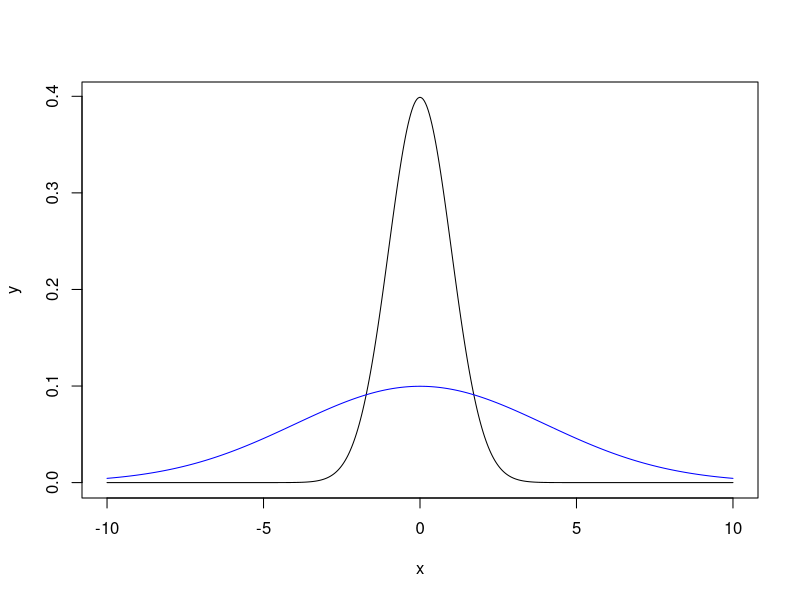

This figure's R source:
## ---- chunk 1
knitr::opts_chunk$set(echo = TRUE)
## ---- chunk 2
library(tidyverse)

sick_fish = read_csv("../data/fish_sick_data.csv")
glimpse(sick_fish)
## ---- chunk 3
sick_fish %>%
  group_by(species) %>%
  summarize(mean_sick = mean(num_sick),
            mean_perc = mean(num_sick/num_fish), 
            n = n())
## ---- chunk 4
# We know our expected outcomes for disease rates in tanks:
# Tilapia = 4%
# Trout = 9%

# Let's generate some data for tilapia to start
# How many fish do we have in each tank? Well, it varies, but on average, it's...
fish_tank_data <- read_csv("../data/fish_tank_data.csv")
fish_tank_data %>%
  group_by(species) %>%
  summarize(mean_num_fish = mean(num_fish))

# About 100 for tilapia and 74 for trout. 
# So 4% of 100 is 4, we expect about 4 sick for each tank, but this is on 
# average...
## ---- chunk 5
# We can use the function rnorm to randomly draw values from a normal 
# distribution that we set up ahead of time.  

# Let's just plot a normal distribution  
x = seq(-10, 10, length = 500)
y = dnorm(x, sd = 1)
y2 = dnorm(x, sd = 4)

plot(x, y, type = "l")
lines(x, y2, type = "l", col = "blue")

#Discussion of what this means when we're simulating data
rnorm(n = 1, mean = 4, sd = 1)

sick_tilapia_sim = rnorm(n = 33, mean = 4, sd = 1)
sick_tilapia_sim = round(rnorm(n = 33, mean = 4, sd = 2))
sick_tilapia_sim
mean(sick_tilapia_sim)/100

## ---- chunk 6
fish_sick_simulator = function(mean = NULL, species = "trout", sd = NULL){
  if(species == 'trout'){
    sick_fish_vec = round(rnorm(n=17, mean = mean, sd = sd))
    return(mean(sick_fish_vec)/74)
  } else {
    sick_fish_vec = round(rnorm(n=33, mean = mean, sd = sd))
    return(mean(sick_fish_vec)/100)
  }
}

# 9% of 74 for trout... 
74*0.09
fish_sick_simulator(mean = 6.66, species = "trout", sd = 2)
